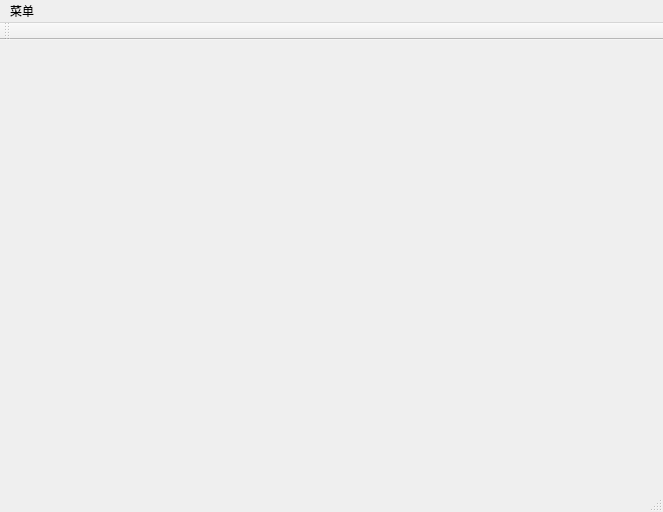
<?xml version="1.0" encoding="UTF-8"?>
<ui version="4.0">
 <class>C3DViewerClass</class>
 <widget class="QMainWindow" name="C3DViewerClass">
  <property name="geometry">
   <rect>
    <x>0</x>
    <y>0</y>
    <width>663</width>
    <height>512</height>
   </rect>
  </property>
  <property name="windowTitle">
   <string>C3DViewer</string>
  </property>
  <widget class="QWidget" name="centralWidget">
   <widget class="QWidget" name="widget" native="true">
    <property name="geometry">
     <rect>
      <x>0</x>
      <y>0</y>
      <width>491</width>
      <height>441</height>
     </rect>
    </property>
   </widget>
  </widget>
  <widget class="QMenuBar" name="menuBar">
   <property name="geometry">
    <rect>
     <x>0</x>
     <y>0</y>
     <width>663</width>
     <height>27</height>
    </rect>
   </property>
   <widget class="QMenu" name="menu">
    <property name="title">
     <string>菜单</string>
    </property>
    <addaction name="actionDakai"/>
   </widget>
   <addaction name="menu"/>
  </widget>
  <widget class="QToolBar" name="mainToolBar">
   <attribute name="toolBarArea">
    <enum>TopToolBarArea</enum>
   </attribute>
   <attribute name="toolBarBreak">
    <bool>false</bool>
   </attribute>
  </widget>
  <widget class="QStatusBar" name="statusBar"/>
  <action name="actionDakai">
   <property name="text">
    <string>打开</string>
   </property>
  </action>
 </widget>
 <layoutdefault spacing="6" margin="11"/>
 <resources>
  <include location="c3dviewer.qrc"/>
 </resources>
 <connections/>
</ui>
